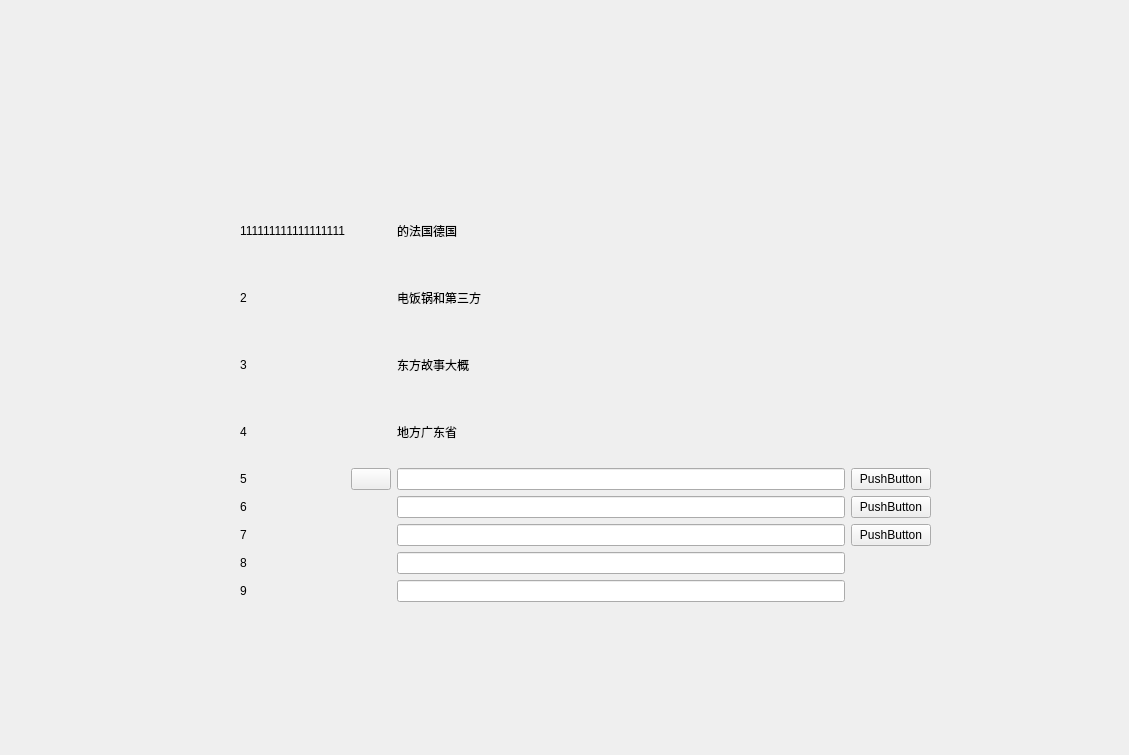
<?xml version="1.0" encoding="UTF-8"?>
<ui version="4.0">
 <class>Form</class>
 <widget class="QWidget" name="Form">
  <property name="geometry">
   <rect>
    <x>0</x>
    <y>0</y>
    <width>1129</width>
    <height>755</height>
   </rect>
  </property>
  <property name="windowTitle">
   <string>Form</string>
  </property>
  <widget class="QWidget" name="gridLayoutWidget">
   <property name="geometry">
    <rect>
     <x>240</x>
     <y>200</y>
     <width>691</width>
     <height>402</height>
    </rect>
   </property>
   <layout class="QGridLayout" name="gridLayout">
    <item row="6" column="3">
     <widget class="QPushButton" name="pushButton_3">
      <property name="text">
       <string>PushButton</string>
      </property>
     </widget>
    </item>
    <item row="7" column="2">
     <widget class="QLineEdit" name="lineEdit_4"/>
    </item>
    <item row="6" column="2">
     <widget class="QLineEdit" name="lineEdit_3"/>
    </item>
    <item row="8" column="0">
     <widget class="QLabel" name="label_9">
      <property name="text">
       <string>9</string>
      </property>
     </widget>
    </item>
    <item row="0" column="2">
     <widget class="QLabel" name="label_10">
      <property name="text">
       <string>的法国德国</string>
      </property>
     </widget>
    </item>
    <item row="8" column="2">
     <widget class="QLineEdit" name="lineEdit_5"/>
    </item>
    <item row="3" column="0">
     <widget class="QLabel" name="label_4">
      <property name="text">
       <string>4</string>
      </property>
     </widget>
    </item>
    <item row="1" column="2">
     <widget class="QLabel" name="label_11">
      <property name="text">
       <string>电饭锅和第三方</string>
      </property>
     </widget>
    </item>
    <item row="4" column="2">
     <widget class="QLineEdit" name="lineEdit">
      <property name="styleSheet">
       <string notr="true">image:url(:/image/login/fly.png)</string>
      </property>
     </widget>
    </item>
    <item row="3" column="2">
     <widget class="QLabel" name="label_13">
      <property name="text">
       <string>地方广东省</string>
      </property>
     </widget>
    </item>
    <item row="6" column="0">
     <widget class="QLabel" name="label_7">
      <property name="text">
       <string>7</string>
      </property>
     </widget>
    </item>
    <item row="2" column="2">
     <widget class="QLabel" name="label_12">
      <property name="text">
       <string>东方故事大概</string>
      </property>
     </widget>
    </item>
    <item row="4" column="3">
     <widget class="QPushButton" name="pushButton">
      <property name="text">
       <string>PushButton</string>
      </property>
     </widget>
    </item>
    <item row="5" column="3">
     <widget class="QPushButton" name="pushButton_2">
      <property name="text">
       <string>PushButton</string>
      </property>
     </widget>
    </item>
    <item row="0" column="0">
     <widget class="QLabel" name="label">
      <property name="text">
       <string>111111111111111111</string>
      </property>
     </widget>
    </item>
    <item row="7" column="0">
     <widget class="QLabel" name="label_8">
      <property name="text">
       <string>8</string>
      </property>
     </widget>
    </item>
    <item row="1" column="0">
     <widget class="QLabel" name="label_2">
      <property name="text">
       <string>2</string>
      </property>
     </widget>
    </item>
    <item row="4" column="0">
     <widget class="QLabel" name="label_5">
      <property name="text">
       <string>5</string>
      </property>
     </widget>
    </item>
    <item row="2" column="0">
     <widget class="QLabel" name="label_3">
      <property name="text">
       <string>3</string>
      </property>
     </widget>
    </item>
    <item row="5" column="2">
     <widget class="QLineEdit" name="lineEdit_2"/>
    </item>
    <item row="5" column="0">
     <widget class="QLabel" name="label_6">
      <property name="text">
       <string>6</string>
      </property>
     </widget>
    </item>
    <item row="4" column="1">
     <widget class="QPushButton" name="pushButton_7">
      <property name="text">
       <string/>
      </property>
      <property name="icon">
       <iconset resource="../../image/login/param.qrc">
        <normaloff>:/image/login/apple.png</normaloff>:/image/login/apple.png</iconset>
      </property>
     </widget>
    </item>
   </layout>
  </widget>
 </widget>
 <resources>
  <include location="../../image/login/param.qrc"/>
 </resources>
 <connections/>
</ui>
